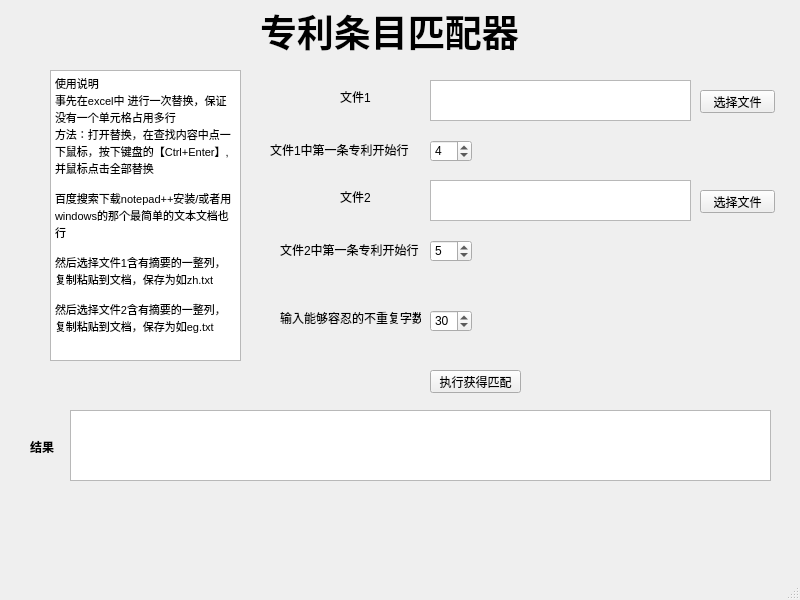
<?xml version="1.0" encoding="UTF-8"?>
<ui version="4.0">
 <class>MainWindow</class>
 <widget class="QMainWindow" name="MainWindow">
  <property name="geometry">
   <rect>
    <x>0</x>
    <y>0</y>
    <width>800</width>
    <height>600</height>
   </rect>
  </property>
  <property name="windowTitle">
   <string>MainWindow</string>
  </property>
  <widget class="QWidget" name="centralwidget">
   <widget class="QTextEdit" name="file1">
    <property name="geometry">
     <rect>
      <x>430</x>
      <y>80</y>
      <width>261</width>
      <height>41</height>
     </rect>
    </property>
   </widget>
   <widget class="QTextEdit" name="file2">
    <property name="geometry">
     <rect>
      <x>430</x>
      <y>180</y>
      <width>261</width>
      <height>41</height>
     </rect>
    </property>
   </widget>
   <widget class="QSpinBox" name="lineof1">
    <property name="geometry">
     <rect>
      <x>430</x>
      <y>140</y>
      <width>42</width>
      <height>22</height>
     </rect>
    </property>
    <property name="value">
     <number>4</number>
    </property>
   </widget>
   <widget class="QSpinBox" name="lineof2">
    <property name="geometry">
     <rect>
      <x>430</x>
      <y>240</y>
      <width>42</width>
      <height>22</height>
     </rect>
    </property>
    <property name="value">
     <number>5</number>
    </property>
   </widget>
   <widget class="QPushButton" name="finalfiles">
    <property name="geometry">
     <rect>
      <x>430</x>
      <y>370</y>
      <width>91</width>
      <height>23</height>
     </rect>
    </property>
    <property name="text">
     <string>执行获得匹配</string>
    </property>
   </widget>
   <widget class="QLabel" name="label">
    <property name="geometry">
     <rect>
      <x>260</x>
      <y>10</y>
      <width>261</width>
      <height>41</height>
     </rect>
    </property>
    <property name="font">
     <font>
      <pointsize>28</pointsize>
      <weight>75</weight>
      <bold>true</bold>
     </font>
    </property>
    <property name="text">
     <string>专利条目匹配器</string>
    </property>
   </widget>
   <widget class="QLabel" name="label_2">
    <property name="geometry">
     <rect>
      <x>340</x>
      <y>90</y>
      <width>47</width>
      <height>13</height>
     </rect>
    </property>
    <property name="text">
     <string>文件1</string>
    </property>
   </widget>
   <widget class="QLabel" name="label_3">
    <property name="geometry">
     <rect>
      <x>270</x>
      <y>140</y>
      <width>151</width>
      <height>20</height>
     </rect>
    </property>
    <property name="text">
     <string>文件1中第一条专利开始行</string>
    </property>
   </widget>
   <widget class="QLabel" name="label_4">
    <property name="geometry">
     <rect>
      <x>340</x>
      <y>190</y>
      <width>47</width>
      <height>13</height>
     </rect>
    </property>
    <property name="text">
     <string>文件2</string>
    </property>
   </widget>
   <widget class="QLabel" name="label_5">
    <property name="geometry">
     <rect>
      <x>280</x>
      <y>240</y>
      <width>151</width>
      <height>20</height>
     </rect>
    </property>
    <property name="text">
     <string>文件2中第一条专利开始行</string>
    </property>
   </widget>
   <widget class="QPushButton" name="file1Button">
    <property name="geometry">
     <rect>
      <x>700</x>
      <y>90</y>
      <width>75</width>
      <height>23</height>
     </rect>
    </property>
    <property name="text">
     <string>选择文件</string>
    </property>
   </widget>
   <widget class="QPushButton" name="file2Button">
    <property name="geometry">
     <rect>
      <x>700</x>
      <y>190</y>
      <width>75</width>
      <height>23</height>
     </rect>
    </property>
    <property name="text">
     <string>选择文件</string>
    </property>
   </widget>
   <widget class="QSpinBox" name="diffdu">
    <property name="geometry">
     <rect>
      <x>430</x>
      <y>310</y>
      <width>42</width>
      <height>22</height>
     </rect>
    </property>
    <property name="value">
     <number>30</number>
    </property>
   </widget>
   <widget class="QLabel" name="label_6">
    <property name="geometry">
     <rect>
      <x>280</x>
      <y>310</y>
      <width>141</width>
      <height>16</height>
     </rect>
    </property>
    <property name="text">
     <string>输入能够容忍的不重复字数</string>
    </property>
   </widget>
   <widget class="QTextEdit" name="zhuangtai">
    <property name="geometry">
     <rect>
      <x>70</x>
      <y>410</y>
      <width>701</width>
      <height>71</height>
     </rect>
    </property>
   </widget>
   <widget class="QTextEdit" name="shuoming">
    <property name="geometry">
     <rect>
      <x>50</x>
      <y>70</y>
      <width>191</width>
      <height>291</height>
     </rect>
    </property>
    <property name="html">
     <string>&lt;!DOCTYPE HTML PUBLIC &quot;-//W3C//DTD HTML 4.0//EN&quot; &quot;http://www.w3.org/TR/REC-html40/strict.dtd&quot;&gt;
&lt;html&gt;&lt;head&gt;&lt;meta name=&quot;qrichtext&quot; content=&quot;1&quot; /&gt;&lt;style type=&quot;text/css&quot;&gt;
p, li { white-space: pre-wrap; }
&lt;/style&gt;&lt;/head&gt;&lt;body style=&quot; font-family:'MS Shell Dlg 2'; font-size:8.25pt; font-weight:400; font-style:normal;&quot;&gt;
&lt;p style=&quot; margin-top:0px; margin-bottom:0px; margin-left:0px; margin-right:0px; -qt-block-indent:0; text-indent:0px;&quot;&gt;使用说明&lt;/p&gt;
&lt;p style=&quot; margin-top:0px; margin-bottom:0px; margin-left:0px; margin-right:0px; -qt-block-indent:0; text-indent:0px;&quot;&gt;事先在excel中 进行一次替换，保证没有一个单元格占用多行&lt;/p&gt;
&lt;p style=&quot; margin-top:0px; margin-bottom:0px; margin-left:0px; margin-right:0px; -qt-block-indent:0; text-indent:0px;&quot;&gt;方法：打开替换，在查找内容中点一下鼠标，按下键盘的【Ctrl+Enter】,并鼠标点击全部替换&lt;/p&gt;
&lt;p style=&quot;-qt-paragraph-type:empty; margin-top:0px; margin-bottom:0px; margin-left:0px; margin-right:0px; -qt-block-indent:0; text-indent:0px;&quot;&gt;&lt;br /&gt;&lt;/p&gt;
&lt;p style=&quot; margin-top:0px; margin-bottom:0px; margin-left:0px; margin-right:0px; -qt-block-indent:0; text-indent:0px;&quot;&gt;百度搜索下载notepad++安装/或者用windows的那个最简单的文本文档也行&lt;/p&gt;
&lt;p style=&quot;-qt-paragraph-type:empty; margin-top:0px; margin-bottom:0px; margin-left:0px; margin-right:0px; -qt-block-indent:0; text-indent:0px;&quot;&gt;&lt;br /&gt;&lt;/p&gt;
&lt;p style=&quot; margin-top:0px; margin-bottom:0px; margin-left:0px; margin-right:0px; -qt-block-indent:0; text-indent:0px;&quot;&gt;然后选择文件1含有摘要的一整列，复制粘贴到文档，保存为如zh.txt&lt;/p&gt;
&lt;p style=&quot;-qt-paragraph-type:empty; margin-top:0px; margin-bottom:0px; margin-left:0px; margin-right:0px; -qt-block-indent:0; text-indent:0px;&quot;&gt;&lt;br /&gt;&lt;/p&gt;
&lt;p style=&quot; margin-top:0px; margin-bottom:0px; margin-left:0px; margin-right:0px; -qt-block-indent:0; text-indent:0px;&quot;&gt;然后选择文件2含有摘要的一整列，复制粘贴到文档，保存为如eg.txt&lt;/p&gt;&lt;/body&gt;&lt;/html&gt;</string>
    </property>
   </widget>
   <widget class="QLabel" name="label_7">
    <property name="geometry">
     <rect>
      <x>30</x>
      <y>440</y>
      <width>47</width>
      <height>13</height>
     </rect>
    </property>
    <property name="font">
     <font>
      <weight>75</weight>
      <bold>true</bold>
     </font>
    </property>
    <property name="text">
     <string>结果</string>
    </property>
   </widget>
  </widget>
  <widget class="QMenuBar" name="menubar">
   <property name="geometry">
    <rect>
     <x>0</x>
     <y>0</y>
     <width>800</width>
     <height>21</height>
    </rect>
   </property>
  </widget>
  <widget class="QStatusBar" name="statusbar"/>
 </widget>
 <resources/>
 <connections/>
</ui>
